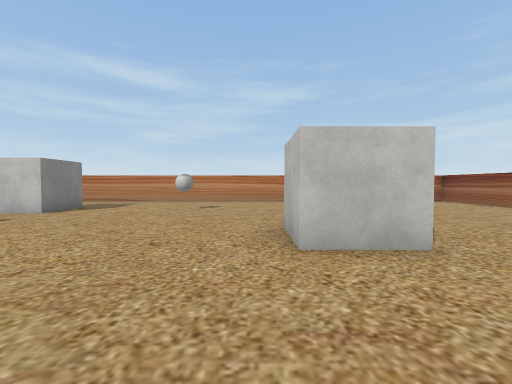
view 1 (above)

16 first-person views from a walk through a scene from a Unity 3-D project. The camera is 1.5 m above the floor, tilts 2° down and sees 90° across. The floor is counted in squares, 2 m on a side. Each view is taken from the middle of a square. On the plan, view 1 faces up. The plan holds only what a view shows up to about 9 squares ahead; the rest is blank. The place goes on beyond the plan. The player character is not drawn. Some surface patterns are stand-ins.

view 2
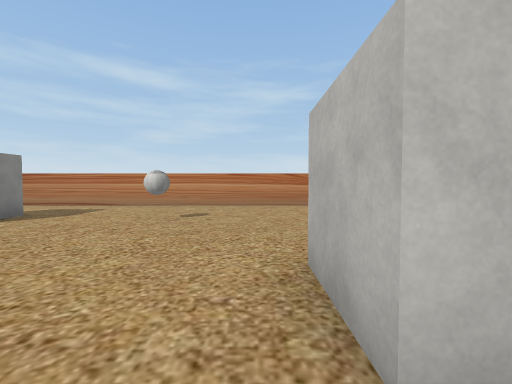

view 3
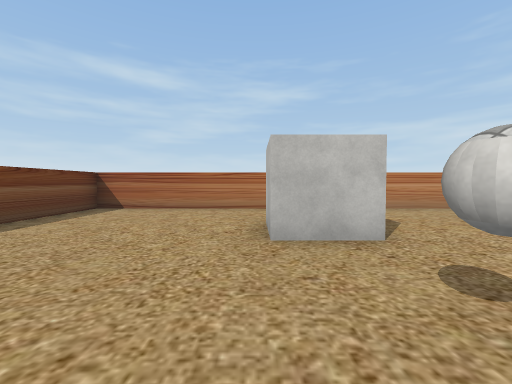

view 4
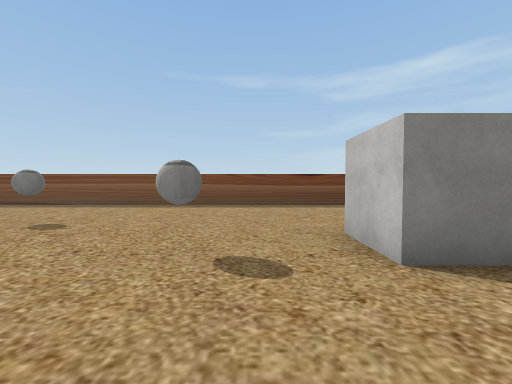

view 5
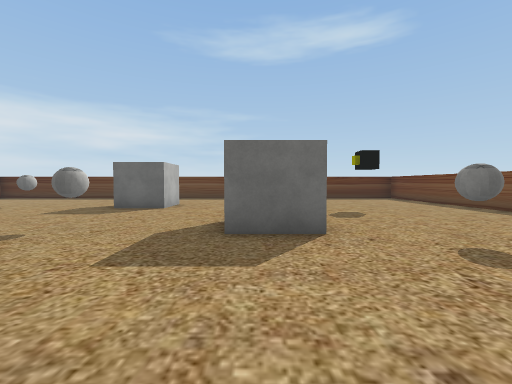

view 6
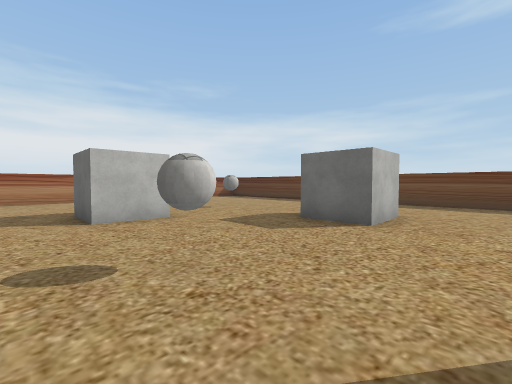

view 7
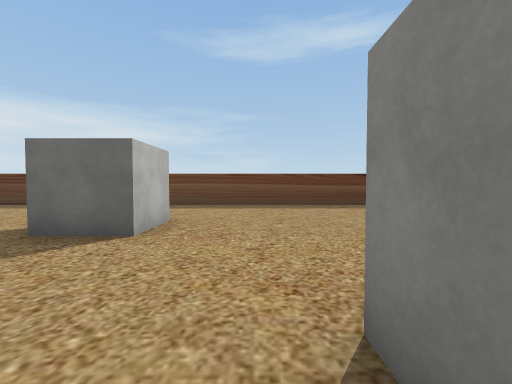

view 8
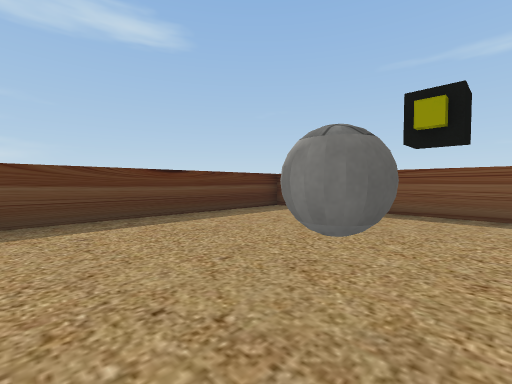

view 9
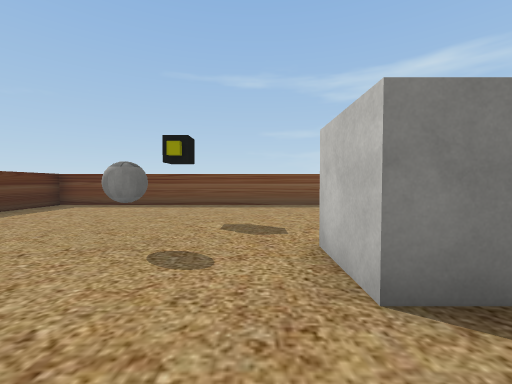

view 10
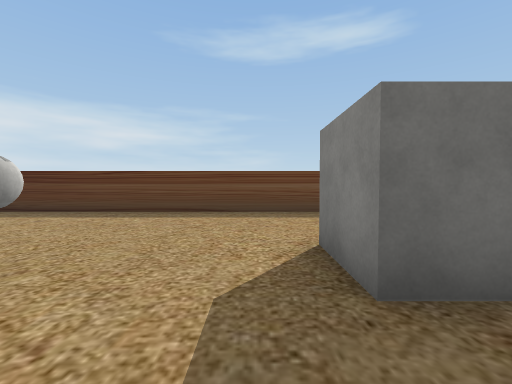

view 11
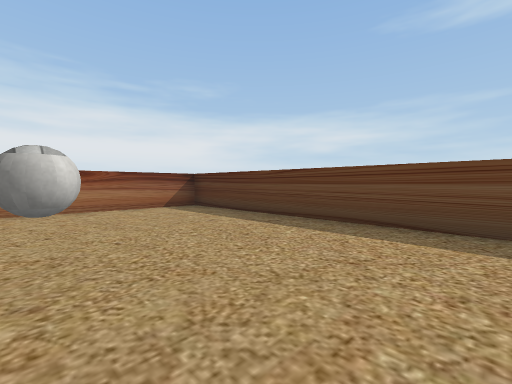

view 12
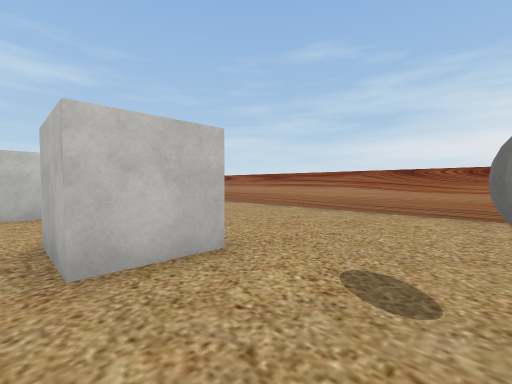

view 13
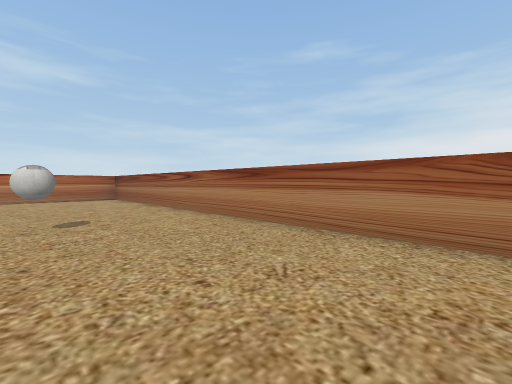

view 14
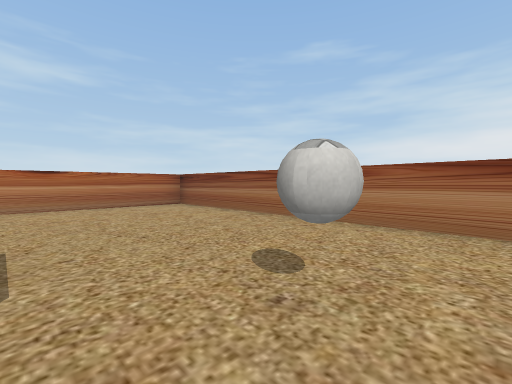

view 15
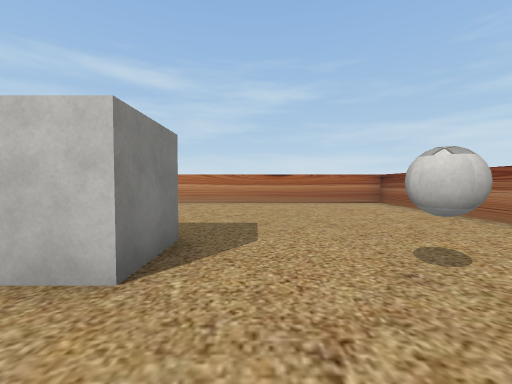

view 16
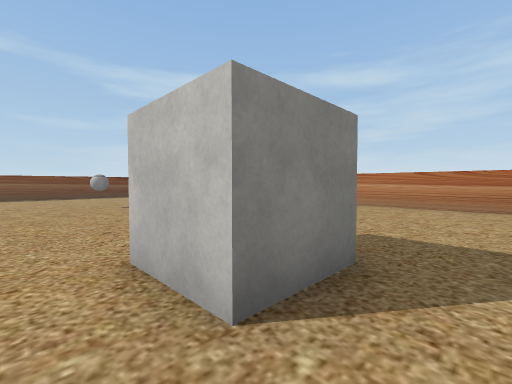

### Floor plan
Points are (right, up) in squares from view 1. A wall is a line through its corners. A room is listed if a view was taken in it or the views show most of it. See-through windows are left out.
Room 1 (views 1, 2, 3, 4, 5, 6, 7, 8, 9, 10, 11, 12, 13, 14, 15, 16)
walls: (-4.5, -0.4) (-4.5, -1.2) (-6.1, -1.2); (-6.1, 0.3) (-4.5, 0.3); (2, 4.4) (2, 2.8) (0.5, 2.8) (0.5, 4.4); (2.9, -1.7) (1.3, -1.7) (1.3, -0.2) (2.9, -0.2); (-2.3, -5.1) (-2.3, -3.6) (-0.8, -3.6) (-0.8, -5.1); (-5.3, 7.9) (-5.3, 6.3) (-6.8, 6.3) (-6.8, 7.9); (7.2, 10.5) (-11.7, 10.5) (-11.7, -8.7) (7.6, -8.7) (7.6, 10.1)

Where each view was taken, in squares from view 1:
view 1: 0 up, 0 right, facing up
view 2: 2 up, 0 right, facing up
view 3: 3 up, 7 left, facing up
view 4: 5 up, 3 left, facing left
view 5: 4 up, 5 left, facing down
view 6: 1 up, 4 left, facing down-right
view 7: 0 up, 4 left, facing down
view 8: 3 down, 5 left, facing down-left
view 9: 2 down, 3 left, facing left
view 10: 2 down, 0 right, facing down
view 11: 4 down, 0 right, facing down-right
view 12: 4 down, 1 right, facing up-right
view 13: 2 down, 4 right, facing up-right
view 14: 2 up, 3 right, facing up-right
view 15: 1 up, 3 right, facing up
view 16: 2 up, 3 right, facing up-left
